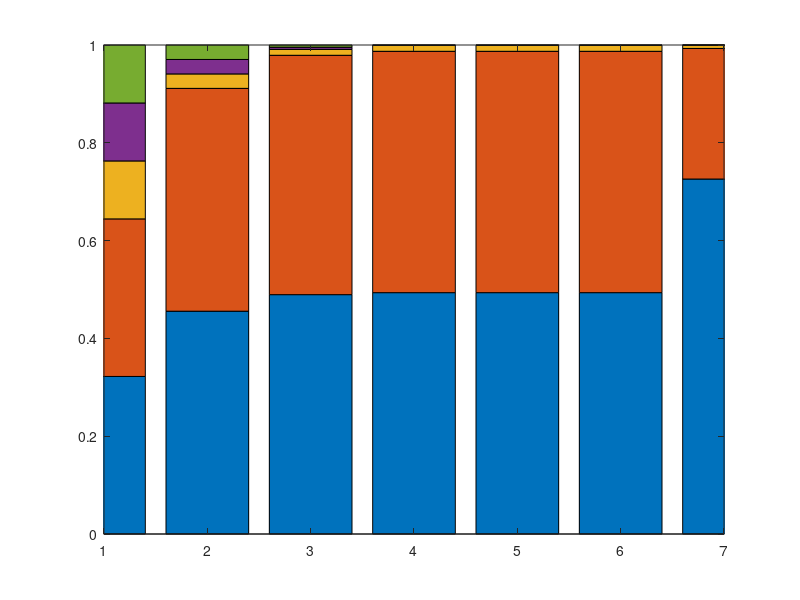

The MATLAB script that drew this image:
clc, clear all, close all

probs = [
0.7310585786300049, 0.7310585786300049, 0.2689414213699951, 0.2689414213699951, 0.2689414213699951;
0.7310585786300049, 0.7310585786300049, 0.04742587317756679, 0.04742587317756679, 0.04742587317756679;
0.7310585786300049, 0.7310585786300049, 0.017986209962091555, 0.006692850924284856, 0.006692850924284856;
0.7310585786300049, 0.7310585786300049, 0.017986209962091555, 0.00012339457598623172, 0.0009110511944006454;
0.7310585786300049, 0.7310585786300049, 0.017986209962091555, 0.00012339457598623172, 0.0009110511944006454;
0.7310585786300049, 0.7310585786300049, 0.017986209962091555, 0.00012339457598623172, 0.0009110511944006454;
0.7310585786300049, 0.2689414213699951, 0.006692850924284856, 4.5397868702434395e-05, 0.00033535013046647816;
];

for i = 1:size(probs,1)
	probs(i,:) = probs(i,:)/sum(probs(i,:));
end

bar(1:1:length(probs(:,1)),probs,'stacked')
axis([1 7 0 1])
